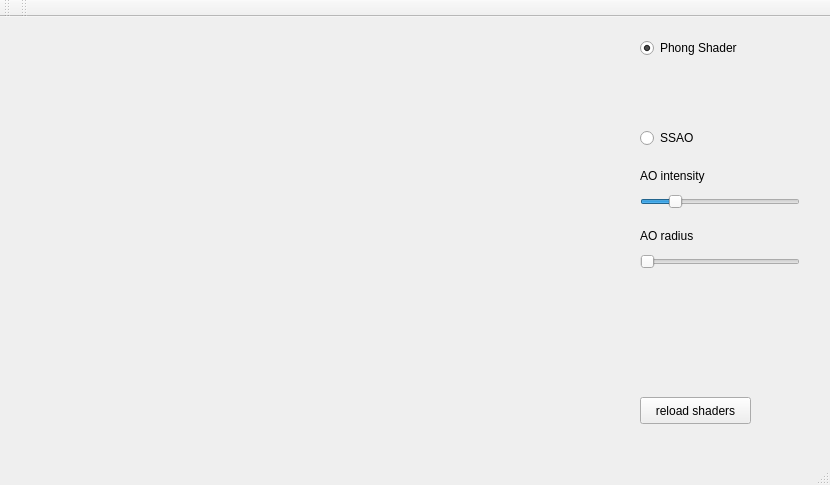
<?xml version="1.0" encoding="UTF-8"?>
<ui version="4.0">
 <class>MainWindow</class>
 <widget class="QMainWindow" name="MainWindow">
  <property name="geometry">
   <rect>
    <x>0</x>
    <y>0</y>
    <width>830</width>
    <height>485</height>
   </rect>
  </property>
  <property name="windowTitle">
   <string>MainWindow</string>
  </property>
  <widget class="QWidget" name="centralWidget">
   <widget class="GLWidget" name="glwidget" native="true">
    <property name="geometry">
     <rect>
      <x>20</x>
      <y>10</y>
      <width>600</width>
      <height>400</height>
     </rect>
    </property>
   </widget>
   <widget class="QRadioButton" name="radio_phong">
    <property name="geometry">
     <rect>
      <x>640</x>
      <y>20</y>
      <width>131</width>
      <height>22</height>
     </rect>
    </property>
    <property name="text">
     <string>Phong Shader</string>
    </property>
    <property name="checked">
     <bool>true</bool>
    </property>
    <attribute name="buttonGroup">
     <string notr="true">group_effects</string>
    </attribute>
   </widget>
   <widget class="QRadioButton" name="radio_ssao">
    <property name="geometry">
     <rect>
      <x>640</x>
      <y>110</y>
      <width>117</width>
      <height>22</height>
     </rect>
    </property>
    <property name="text">
     <string>SSAO</string>
    </property>
    <attribute name="buttonGroup">
     <string notr="true">group_effects</string>
    </attribute>
   </widget>
   <widget class="QPushButton" name="button_reload_shaders">
    <property name="geometry">
     <rect>
      <x>640</x>
      <y>380</y>
      <width>111</width>
      <height>27</height>
     </rect>
    </property>
    <property name="text">
     <string>reload shaders</string>
    </property>
   </widget>
   <widget class="QSlider" name="slider_ssao_intensity">
    <property name="geometry">
     <rect>
      <x>640</x>
      <y>170</y>
      <width>160</width>
      <height>29</height>
     </rect>
    </property>
    <property name="minimum">
     <number>1</number>
    </property>
    <property name="sliderPosition">
     <number>20</number>
    </property>
    <property name="orientation">
     <enum>Qt::Horizontal</enum>
    </property>
   </widget>
   <widget class="QLabel" name="label">
    <property name="geometry">
     <rect>
      <x>640</x>
      <y>150</y>
      <width>91</width>
      <height>17</height>
     </rect>
    </property>
    <property name="text">
     <string>AO intensity</string>
    </property>
   </widget>
   <widget class="QSlider" name="slider_ssao_radius">
    <property name="geometry">
     <rect>
      <x>640</x>
      <y>230</y>
      <width>160</width>
      <height>29</height>
     </rect>
    </property>
    <property name="orientation">
     <enum>Qt::Horizontal</enum>
    </property>
   </widget>
   <widget class="QLabel" name="label_2">
    <property name="geometry">
     <rect>
      <x>640</x>
      <y>210</y>
      <width>81</width>
      <height>17</height>
     </rect>
    </property>
    <property name="text">
     <string>AO radius</string>
    </property>
   </widget>
  </widget>
  <widget class="QMenuBar" name="menuBar">
   <property name="geometry">
    <rect>
     <x>0</x>
     <y>0</y>
     <width>830</width>
     <height>25</height>
    </rect>
   </property>
  </widget>
  <widget class="QToolBar" name="mainToolBar">
   <attribute name="toolBarArea">
    <enum>TopToolBarArea</enum>
   </attribute>
   <attribute name="toolBarBreak">
    <bool>false</bool>
   </attribute>
  </widget>
  <widget class="QStatusBar" name="statusBar"/>
  <widget class="QToolBar" name="toolBar">
   <property name="windowTitle">
    <string>toolBar</string>
   </property>
   <attribute name="toolBarArea">
    <enum>TopToolBarArea</enum>
   </attribute>
   <attribute name="toolBarBreak">
    <bool>false</bool>
   </attribute>
  </widget>
 </widget>
 <layoutdefault spacing="6" margin="11"/>
 <customwidgets>
  <customwidget>
   <class>GLWidget</class>
   <extends>QWidget</extends>
   <header>glwidget.hpp</header>
   <container>1</container>
  </customwidget>
 </customwidgets>
 <resources/>
 <connections/>
 <buttongroups>
  <buttongroup name="group_effects"/>
 </buttongroups>
</ui>
